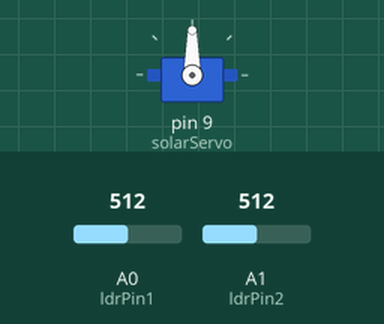
This sketch was run on a simulated Arduino Uno, built with avr-gcc and run on an emulated ATmega328P. On the bench: servo. The test bench sets the inputs (shaded band); at power-on: A0 (ldrPin1) = 512, A1 (ldrPin2) = 512.

Above: at 1.8 s.
1.9 s: A0 (ldrPin1) set to 106
3.4 s: A0 (ldrPin1) set to 93
At 4.4 s:
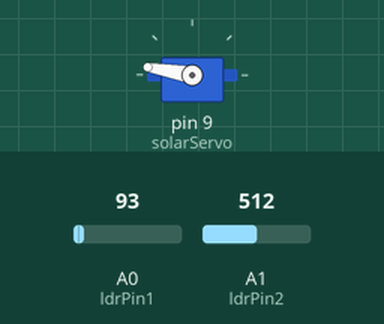
Timing chart, 0 to 6.4 s (numbered marks = the images above; inputs shaded):
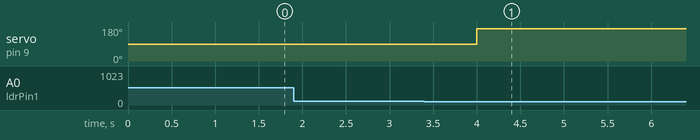

The sketch:

sun_tracker.ino
```cpp
#include <Servo.h>

Servo solarServo;

const int ldrPin1 = A0;  // LDR 1 connected to analog pin A0
const int ldrPin2 = A1;  // LDR 2 connected to analog pin A1
int threshold = 100;    // Adjust this threshold based on ambient light conditions

void setup() {
  solarServo.attach(9);  // Attach servo to digital pin 9
}

void loop() {
  int ldrValue1 = analogRead(ldrPin1);
  int ldrValue2 = analogRead(ldrPin2);

  // If one LDR has significantly more light, move the solar panel towards that direction
  if (ldrValue1 > threshold && ldrValue2 < threshold) {
    moveSolarPanel(10);  // Angle to move towards LDR 1
  } else if (ldrValue2 > threshold && ldrValue1 < threshold) {
    moveSolarPanel(170);  // Angle to move towards LDR 2
  }

  delay(1000);  // Adjust delay based on your preferences
}

void moveSolarPanel(int angle) {
  solarServo.write(angle);
  delay(500);  // Adjust delay based on the speed of your servomotor
}
```

Measured:
- the behaviour switches between 100 and 99 on A0 (ldrPin1) (found by bisection; images 0 and 1)
- after the input at 1.9 s, every drawn part: stays the same
- after the input at 3.4 s, servo on pin 9 (solarServo): 90° → 170° after 0.60 s
